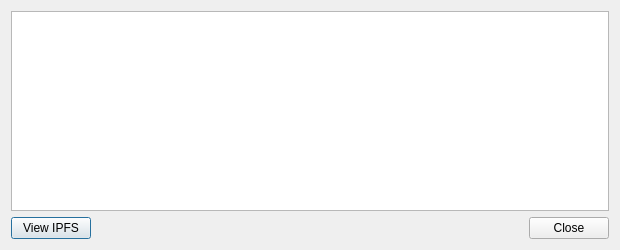
<?xml version="1.0" encoding="UTF-8"?>
<ui version="4.0">
 <class>TransactionDescDialog</class>
 <widget class="QDialog" name="TransactionDescDialog">
  <property name="geometry">
   <rect>
    <x>0</x>
    <y>0</y>
    <width>620</width>
    <height>250</height>
   </rect>
  </property>
  <property name="windowTitle">
   <string notr="true">Transaction details</string>
  </property>
  <layout class="QVBoxLayout" name="verticalLayout">
   <item>
    <widget class="QTextEdit" name="detailText">
     <property name="toolTip">
      <string>This pane shows a detailed description of the transaction</string>
     </property>
     <property name="readOnly">
      <bool>true</bool>
     </property>
    </widget>
   </item>
   <item>
    <layout class="QGridLayout" name="gridLayout">
     <item row="2" column="0">
      <widget class="QPushButton" name="openIPFSButton">
       <property name="toolTip">
        <string>Open IPFS attachment in web browser</string>
       </property>
       <property name="text">
        <string>View IPFS</string>
       </property>
      </widget>
     </item>
     <item row="2" column="1">
      <spacer name="horizontalSpacer">
       <property name="orientation">
        <enum>Qt::Horizontal</enum>
       </property>
       <property name="sizeHint" stdset="0">
        <size>
         <width>40</width>
         <height>20</height>
        </size>
       </property>
      </spacer>
     </item>
     <item row="2" column="2">
      <widget class="QDialogButtonBox" name="buttonBox">
       <property name="orientation">
        <enum>Qt::Horizontal</enum>
       </property>
       <property name="standardButtons">
        <set>QDialogButtonBox::Close</set>
       </property>
      </widget>
     </item>
    </layout>
   </item>
  </layout>
 </widget>
 <resources/>
 <connections>
  <connection>
   <sender>buttonBox</sender>
   <signal>accepted()</signal>
   <receiver>TransactionDescDialog</receiver>
   <slot>accept()</slot>
   <hints>
    <hint type="sourcelabel">
     <x>20</x>
     <y>20</y>
    </hint>
    <hint type="destinationlabel">
     <x>20</x>
     <y>20</y>
    </hint>
   </hints>
  </connection>
  <connection>
   <sender>buttonBox</sender>
   <signal>rejected()</signal>
   <receiver>TransactionDescDialog</receiver>
   <slot>reject()</slot>
   <hints>
    <hint type="sourcelabel">
     <x>20</x>
     <y>20</y>
    </hint>
    <hint type="destinationlabel">
     <x>20</x>
     <y>20</y>
    </hint>
   </hints>
  </connection>
 </connections>
</ui>
